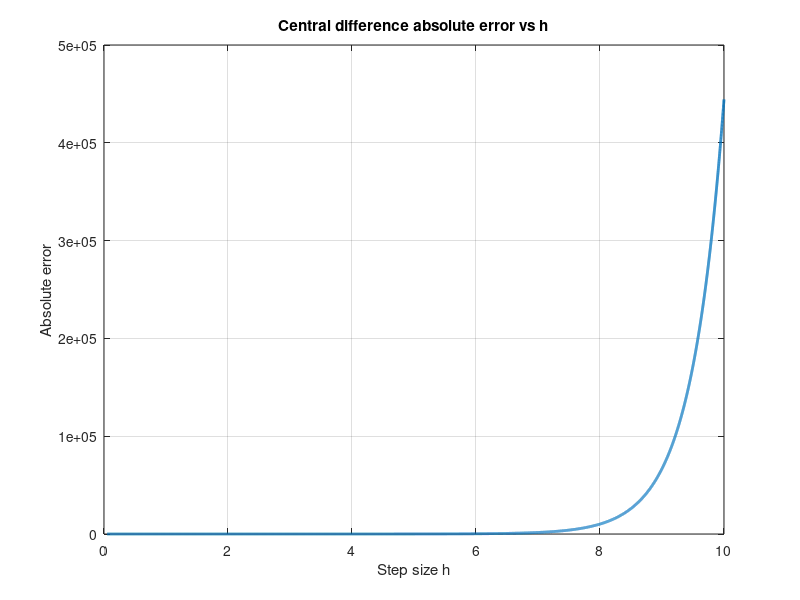

Here is the MATLAB script that generated this plot:
clc; clear; close all;

% Given functions
f = @(x) exp(-2*x) - x;
fp_actual = @(x) -2*exp(-2*x) - 1;
x = 2;

hs = 10:-0.001:0.05; % Step sizes from 0.15 to 0.05
num_steps = length(hs);
error_central = zeros(1,num_steps);
centralVal = zeros(1,num_steps);

for i = 1:num_steps
    h = hs(i);
    % Central difference calculation
    centralVal(i) = (f(x+h) - f(x-h)) / (2*h);
    error_central(i) = abs(centralVal(i) - fp_actual(x));
end

% Display errors for h=0.5
disp(['Central diff at h=0.5: ', num2str(centralVal(1)), ...
      ', abs error: ', num2str(error_central(1))]);

% Plot error vs h
figure;
plot(hs, error_central, 'LineWidth',2);
xlabel('Step size h');
ylabel('Absolute error');
title('Central difference absolute error vs h');
grid on;

% Find the optimal step size (where error is minimized)
[~, opt_idx] = min(error_central);
optimal_h = hs(opt_idx);
fprintf('Optimal step size is approximately h = %.4f with minimum abs error = %e\n', ...
        optimal_h, error_central(opt_idx));
